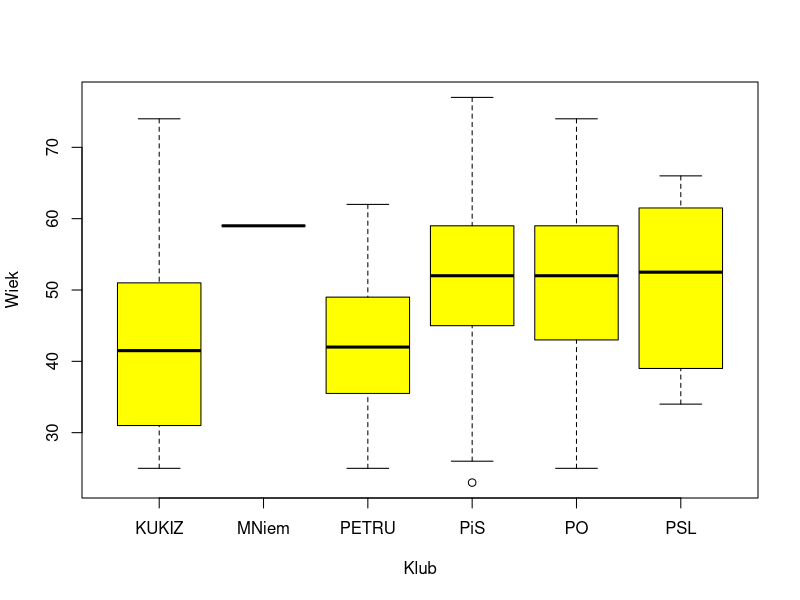

R code for this plot:
poslowie <- read.csv("Sejm_8_u.csv", sep = ';',  header=T, na.string="NA");

boxplot (wiek ~ klub, poslowie, xlab = "Klub", ylab = "Wiek", col='yellow')

aggregate (poslowie$wiek, list(Klub = poslowie$klub), fivenum)
aggregate (poslowie$wiek, list(Klub = poslowie$klub), na.rm=TRUE, mean)
